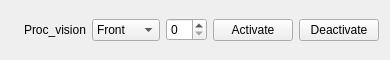
<?xml version="1.0" encoding="UTF-8"?>
<ui version="4.0">
 <class>Form</class>
 <widget class="QWidget" name="Form">
  <property name="geometry">
   <rect>
    <x>0</x>
    <y>0</y>
    <width>390</width>
    <height>60</height>
   </rect>
  </property>
  <property name="windowTitle">
   <string>Form</string>
  </property>
  <property name="autoFillBackground">
   <bool>false</bool>
  </property>
  <layout class="QHBoxLayout" name="horizontalLayout_2">
   <item>
    <spacer name="horizontalSpacer">
     <property name="orientation">
      <enum>Qt::Horizontal</enum>
     </property>
     <property name="sizeHint" stdset="0">
      <size>
       <width>40</width>
       <height>20</height>
      </size>
     </property>
    </spacer>
   </item>
   <item>
    <widget class="QLabel" name="procVisionLabel">
     <property name="text">
      <string>Proc_vision</string>
     </property>
    </widget>
   </item>
   <item>
    <widget class="QComboBox" name="cameraPick">
     <property name="editable">
      <bool>false</bool>
     </property>
     <item>
      <property name="text">
       <string>Front</string>
      </property>
     </item>
     <item>
      <property name="text">
       <string>Bottom</string>
      </property>
     </item>
     <item>
      <property name="text">
       <string>Both</string>
      </property>
     </item>
    </widget>
   </item>
   <item>
    <widget class="QSpinBox" name="nbModel"/>
   </item>
   <item>
    <widget class="QPushButton" name="activateBtn">
     <property name="minimumSize">
      <size>
       <width>0</width>
       <height>22</height>
      </size>
     </property>
     <property name="autoFillBackground">
      <bool>false</bool>
     </property>
     <property name="text">
      <string>Activate</string>
     </property>
    </widget>
   </item>
   <item>
    <widget class="QPushButton" name="deactivateBtn">
     <property name="text">
      <string>Deactivate</string>
     </property>
    </widget>
   </item>
  </layout>
 </widget>
 <resources/>
 <connections/>
</ui>
